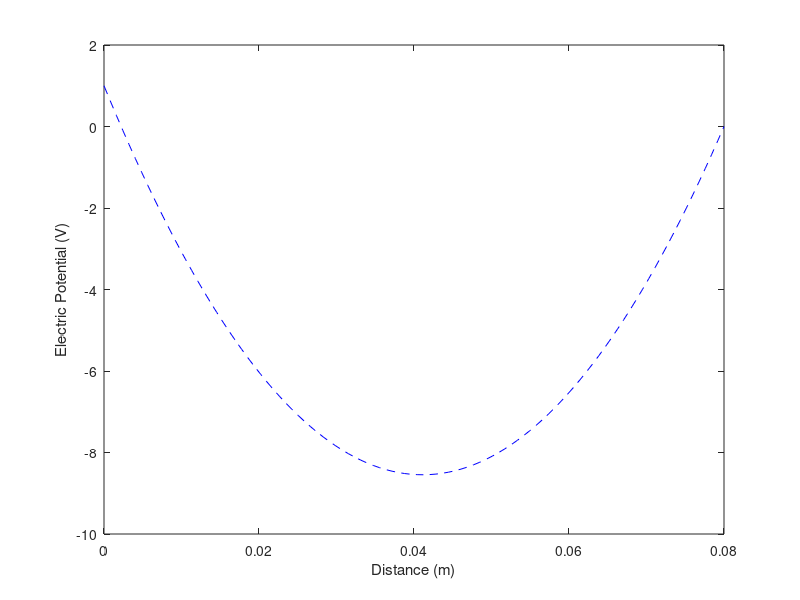

The MATLAB script that drew this image:
%initialization
clc;
clear;
close all;

%Inputs
er = 1; %relative permittivity
v0 = 1; %volt
d = 8; %centimeter
p0 = 10e-8; %C/m^3
e0 = 8.85e-12; % F/m

%calculations
d = d * 1e-2;
x = linspace(0, d, 100);

vx = ((p0)/(2*er*e0)) * x.^2 - ((p0*d)/(2*er*e0)+ v0/d) * x + v0;

plot(x, vx, '--', 'color', 'b');
xlabel("Distance (m)");
ylabel("Electric Potential (V)");